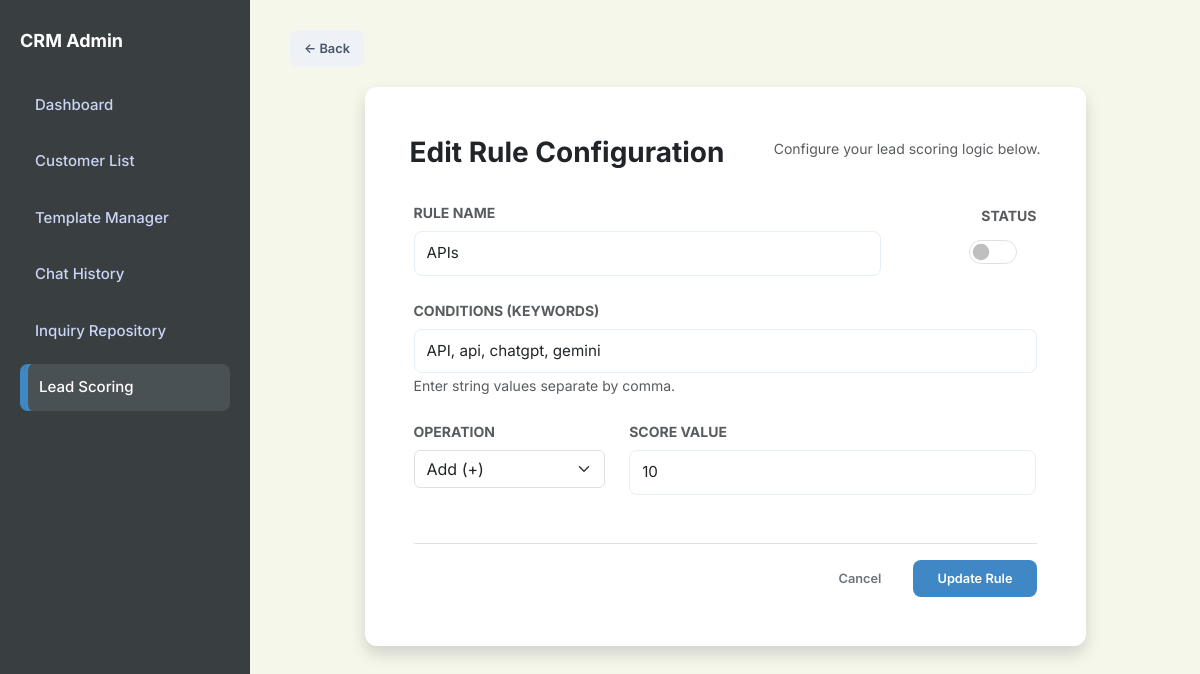
The app's page /edit_rule/2, older data.
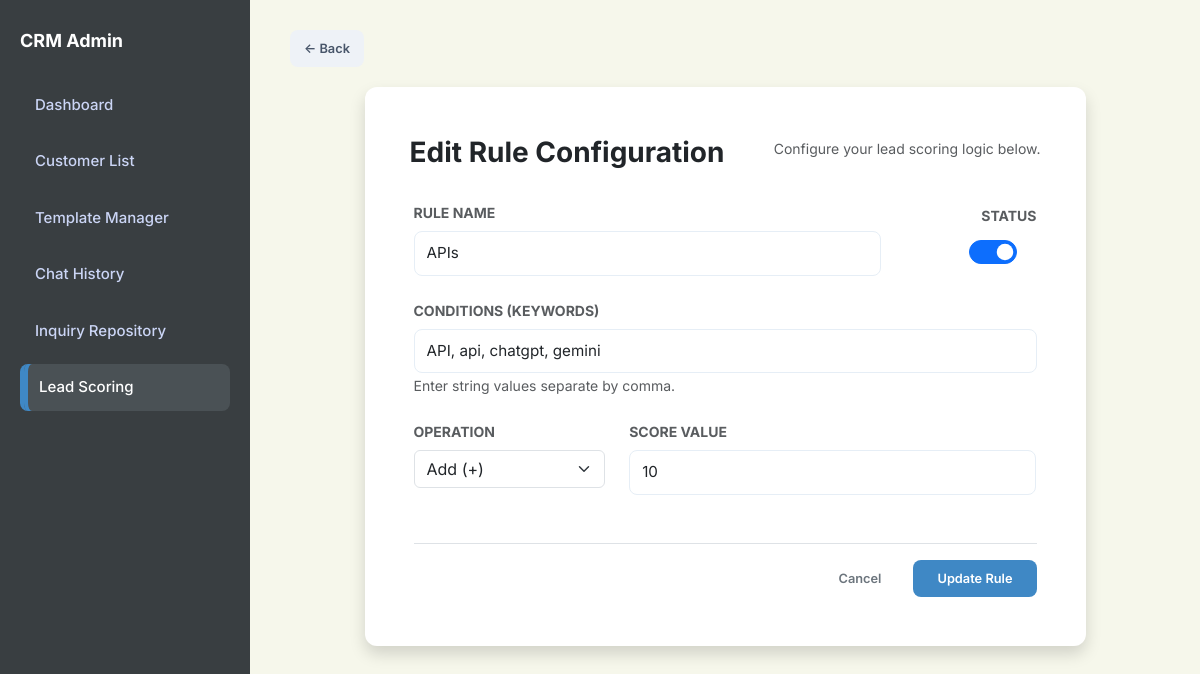
The same page, newer data.
### app.py (models this page shows)
class Rule(db.Model):
    id = db.Column(db.Integer, primary_key=True)
    name = db.Column(db.String(100), nullable=False)
    keywords = db.Column(db.String(200), nullable=False)
    score = db.Column(db.Integer, nullable=False)
    operation = db.Column(db.String(10), nullable=False, default='+')
    active = db.Column(db.Boolean, default=True)

### app.py (the view, shortened to what this page needs)
@app.route('/edit_rule/<int:id>', methods=['GET', 'POST'])
def edit_rule(id):
    rule = Rule.query.get_or_404(id)
    return render_template('rule_form.html', rule=rule, title="Edit Rule Configuration")

### app.py (called while the page is built)
@app.context_processor
def inject_search_data():
    customers = Customer.query.all()
    inquiries = Inquiry.query.all()
    rules = Rule.query.all()
    templates = AutoReplyTemplate.query.all()
    faqs = FAQ.query.all()
    search_seed = []
    for c in customers:
        search_seed.append({"display": c.name, "category": "Customer", "page": "/customers"})
    for i in inquiries:
        search_seed.append({"display": f"Inquiry: {i.customer}", "category": "Inquiry", "page": f"/inquiry/{i.id}"})
    for r in rules:
        search_seed.append({"display": r.name, "category": "Rule", "page": "/scoring"})
    for t in templates:
        search_seed.append({"display": t.title, "category": "Template", "page": "/templates-manager"})
    for f in faqs:
        search_seed.append({"display": f.question, "category": "FAQ", "page": "/templates-manager"})
    return dict(search_seed=search_seed)

### templates/rule_form.html (shortened to what this page needs)
<!DOCTYPE html>
<html lang="en">
<head>
    <link href="https://cdn.jsdelivr.net/npm/bootstrap@5.3.0/dist/css/bootstrap.min.css" rel="stylesheet">
    <link rel="stylesheet" href="{{ url_for('static', filename='style.css') }}">
</head>
<body id="page-scoring">
    <aside class="sidebar">
        <h2>CRM Admin</h2>
        <a href="/dashboard" class="nav-link nav-dashboard">Dashboard</a>
        <a href="/customers" class="nav-link nav-customers">Customer List</a>
        <a href="/templates-manager" class="nav-link nav-templates">Template Manager</a>
        <a href="/history" class="nav-link nav-history">Chat History</a>
        <a href="/repository" class="nav-link nav-repository">Inquiry Repository</a>
        <a href="/scoring" class="nav-link nav-scoring active">Lead Scoring</a>
    </aside>
    <main class="main">
        <div class="header">
            <div class="header-left">
                <a href="{{ url_for('lead_scoring') }}" class="btn btn-gray">← Back</a>
            </div>
        </div>
        <div class="row justify-content-center">
            <div class="col-md-10">
                <div class="card shadow border-0">
                    <div class="card-header bg-white border-0 pt-4 pb-0">
                        <h3 class="fw-bold">{{ title }}</h3>
                        <p class="text-muted small">Configure your lead scoring logic below.</p>
                    </div>
                    <div class="card-body p-4">
                        <form method="POST">
                            <div class="d-flex justify-content-between align-items-center mb-4">
                                <div class="w-75">
                                    <label class="form-label fw-bold small text-muted">RULE NAME</label>
                                    <input type="text" class="form-control" name="name"
                                        value="{{ rule.name if rule else '' }}" placeholder="Enter rule name" required>
                                </div>
                                <div class="ms-3 text-center">
                                    <label class="form-label fw-bold small text-muted d-block">STATUS</label>
                                    <div class="form-check form-switch d-inline-block">
                                        <input class="form-check-input fs-4" type="checkbox" name="active" {% if not
                                            rule or rule.active %}checked{% endif %}>
                                    </div>
                                </div>
                            </div>
                            <div class="mb-4">
                                <label class="form-label fw-bold small text-muted">CONDITIONS (KEYWORDS)</label>
                                <input type="text" class="form-control" name="keywords"
                                    value="{{ rule.keywords if rule else '' }}"
                                    placeholder="'CEO', 'Director', 'Budget'" required>
                                <small class="text-muted">Enter string values separate by comma.</small>
                            </div>
                            <div class="row mb-5">
                                <div class="col-md-4">
                                    <label class="form-label fw-bold small text-muted">OPERATION</label>
                                    <select class="form-select" id="operation" name="operation">
                                        <option value="+" {% if rule and ('+' in rule.operation or 'Add' in
                                            rule.operation) %}selected{% endif %}>Add (+)</option>
                                    </select>
                                </div>
                                <div class="col-md-8">
                                    <label class="form-label fw-bold small text-muted">SCORE VALUE</label>
                                    <input type="number" class="form-control" id="score" name="score"
                                        value="{{ rule.score if rule else '' }}" placeholder="Enter value (e.g. 10)"
                                        required>
                                </div>
                            </div>
                            <div class="d-flex justify-content-end gap-2 border-top pt-3">
                                <a href="{{ url_for('lead_scoring') }}"
                                    class="btn btn-outline-secondary px-4">Cancel</a>
                                <button type="submit" class="btn btn-primary px-4">
                                    {{ 'Update Rule' if rule else 'Save Rule' }}
                                </button>
                            </div>
                        </form>
                    </div>
                </div>
            </div>
        </div>
    </main>
</body>
</html>

### static/style.css (style rules this page uses)
:root { --blue: #3F88C5; --red: #E94F37; --green: #44BBA4; --gray: #64748b; --slate-900: #393E41; --slate-800: #4a5155; --border-radius: 12px; --bg-light: #F6F7EB; }
* { box-sizing: border-box; font-family: 'Inter', -apple-system, sans-serif; }
body { margin: 0; display: flex; background-color: var(--bg-light); color: var(--slate-900); height: 100vh; overflow: hidden; font-size: 16px; -webkit-font-smoothing: antialiased; }
.header { overflow: visible !important; }
.main { overflow-y: auto; overflow-x: visible !important; }
.sidebar { width: 250px; background: var(--slate-900); color: #fff; min-height: 100vh; padding: 30px 20px; flex-shrink: 0; }
.sidebar h2 { font-size: 18px; margin-bottom: 30px; font-weight: 700; color: #fff; }
.nav-link { display: block; padding: 12px 15px; color: #cbd5f5; text-decoration: none; border-radius: 8px; margin-bottom: 10px; font-size: 15px; font-weight: 500; transition: 0.2s; }
.nav-link:hover, .nav-link.active { background: var(--slate-800); color: #fff; box-shadow: inset 4px 0 0 #3F88C5; }
.main { flex: 1; padding: 30px 40px; overflow-y: auto; max-width: 1600px; margin: 0 auto; width: 100%; }
.header { display: flex; justify-content: space-between; align-items: center; flex-shrink: 0; margin-bottom: 20px; gap: 20px; width: 100%; }
.header-left { display: flex; align-items: center; gap: 15px; }
.card { background: white; padding: 25px; border-radius: var(--border-radius); box-shadow: 0 4px 6px -1px rgba(0, 0, 0, 0.1); border: 1px solid #e2e8f0; margin-bottom: 25px; }
.card-header { padding: 20px; border-bottom: 1px solid #e2e8f0; display: flex; justify-content: space-between; align-items: center; }
label { display: block; font-size: 0.8rem; margin-bottom: 5px; color: var(--gray); font-weight: 600; }
input, textarea, select { width: 100%; padding: 10px; border: 1px solid #e2e8f0; border-radius: 6px; font-size: 0.9rem; outline: none; }
.btn { padding: 8px 14px; border: none; border-radius: 6px; cursor: pointer; font-size: 0.8rem; font-weight: 600; transition: 0.2s; text-decoration: none; display: inline-block; }
.btn-blue, .btn-primary { background: var(--blue); color: white; }
.btn-gray { background: #e2e8f0; color: #475569; }
.form-control { width: 100%; padding: 10px 12px; border: 1px solid #e6eef6; border-radius: 8px; font-size: 0.95rem; background: #fff; transition: border-color .15s, box-shadow .15s, transform .06s; }
.btn { border-radius: 8px; padding: 9px 14px; font-weight: 600; }
.btn-gray { background: #eef2f7; color: #475569; }
.sidebar { z-index: 1; }
#page-dashboard .nav-dashboard, #page-customers .nav-customers, #page-history .nav-history, #page-repository .nav-repository, #page-templates .nav-templates, #page-scoring .nav-scoring { background: var(--slate-800); color: #fff; border-left: 4px solid var(--blue); }
.text-center { text-align: center; }
.sidebar { display: flex; flex-direction: column; }

Row changes from the older to the newer data that the page shows:
changed Rule "APIs": active "☐" → "☑"
